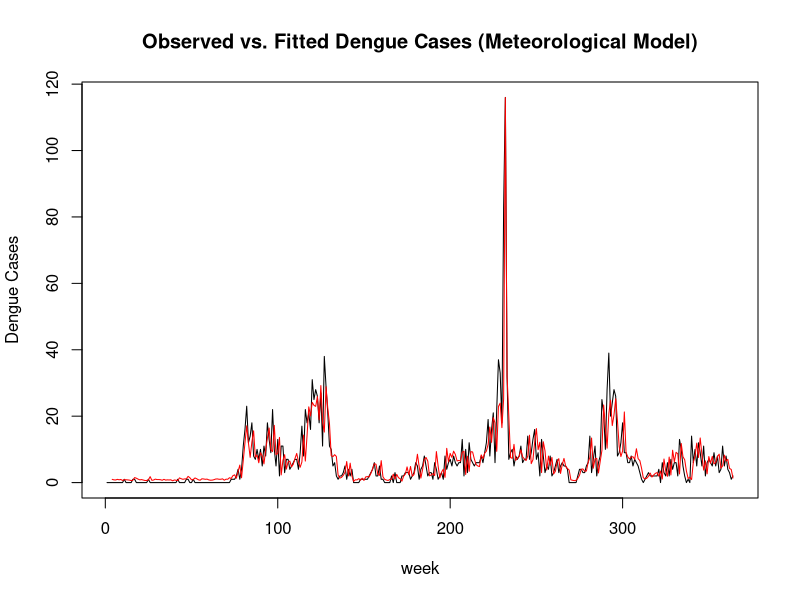
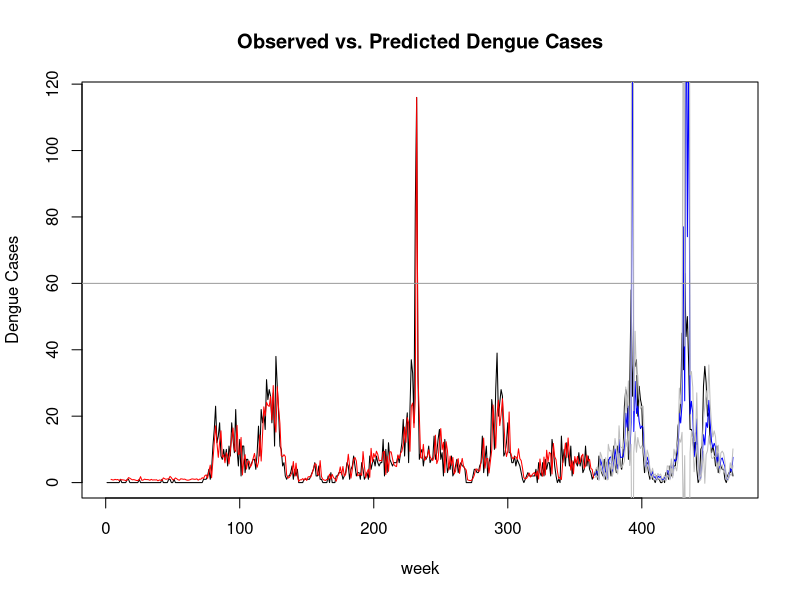
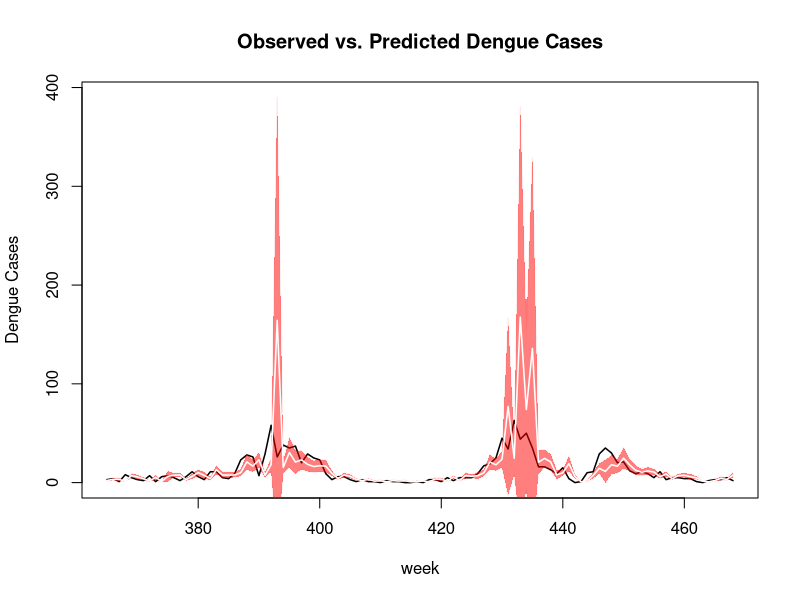

Recreate these plots in R, in order. (Note: this script raises an error after producing the figures.)
setwd("~/Documents/Uni/Epidemiology/Master Thesis/Thesis/Master Thesis/Data")
Iquitos <- read.csv("../Data/Iquitos_total2.csv")

library(mgcv)
form <- as.formula("total_cases ~s(total_cases1)+s(relative_humidity3)+s(DTR3)+s(precipitation_amount3)")
#form <- as.formula("total_cases ~ s(total_cases,k=4)+s(total_cases1,k=4)+s(precipitation_amount5,k=4)+s(specific_humidity5,k=4)")

training <- Iquitos[1:364,]

attach(training)
mod.train <- mgcv::gam(form, family=quasipoisson, na.action=na.exclude, data=training)
summary(mod.train)
concurvity(mod.train)

par(mfrow=c(1,1))
p <- fitted.values(mod.train)
plot(training$total_cases, type="l",ylab="Dengue Cases", xlab="week",
     main="Observed vs. Fitted Dengue Cases (Meteorological Model)")
points(predict(mod.train, type="response"),type="l", col="red")

sqrt(mean((training$total_cases-p)^2,na.rm=T))
sqrt(mean((training$total_cases-p)^2,na.rm=T))/sqrt(mean((training$total_cases)^2))
detach(training)

f.total <- Iquitos
### testing
attach(f.total)
preddata <- data.frame(total_cases,specific_humidity1,specific_humidity2,specific_humidity3,total_cases1,total_cases2,total_cases3,
                       precipitation_amount1,precipitation_amount2,precipitation_amount3,relative_humidity1,relative_humidity2,relative_humidity3,
                       DTR1,DTR2,DTR3)
f.total$predict<-predict(mod.train, type="response", newdata=as.data.frame(preddata))
pred <-predict(mod.train, type="response", newdata=as.data.frame(preddata),se.fit = T)
#####
preddata <- transform(preddata, fitted = pred$fit)
# 95% confidence interval
preddata <- transform(preddata, 
                      upper = fitted + (1.96 * pred$se.fit),
                      lower = fitted - (1.96 * pred$se.fit))

p <- f.total$predict
train <- f.total[1:364,]
pred <- f.total[365:468,]
preddata <- preddata[365:468,]
timepoints <- 365:468

par(mfrow=c(1,1))
plot(f.total$total_cases, type="l",ylab="Dengue Cases", xlab="week",
     main="Observed vs. Predicted Dengue Cases")
points(train$predict,type="l", col="red")
points(timepoints, pred$predict,type="l", col="blue")
points(timepoints,preddata$upper, type="l", col="grey")
points(timepoints,preddata$lower,type="l", col="grey")
abline(h=60, col = "gray60")
### Plot predictions
plot(timepoints,pred$total_cases, type="l",ylab="Dengue Cases", xlab="week",
     main="Observed vs. Predicted Dengue Cases",lwd=1.5,ylim = c(0,max(preddata$upper)))
polygon(x=c(timepoints,rev(timepoints)),y=c(preddata$upper,rev(preddata$lower)),col = rgb(1, 0, 0, alpha = 0.5), border = rgb(1, 0, 0, alpha = 0.1))
points(timepoints,pred$predict,type="l", col="white",lwd=1.5)
#points(365:468,preddata$lower,type="l", col="grey")

#for training data
sqrt(mean((train$total_cases-train$predict)^2,na.rm=T))/sqrt(mean((train$total_cases)^2))
#for validation data 2011-2013
sqrt(mean((pred$total_cases-pred$predict)^2,na.rm=T))
sqrt(mean((pred$total_cases-pred$predict)^2,na.rm=T))/sqrt(mean((pred$total_cases)^2))

preddata <- preddata%>%
  mutate(CI_cov = between(total_cases,lower,upper))
summary(preddata$CI_cov)
25/104
